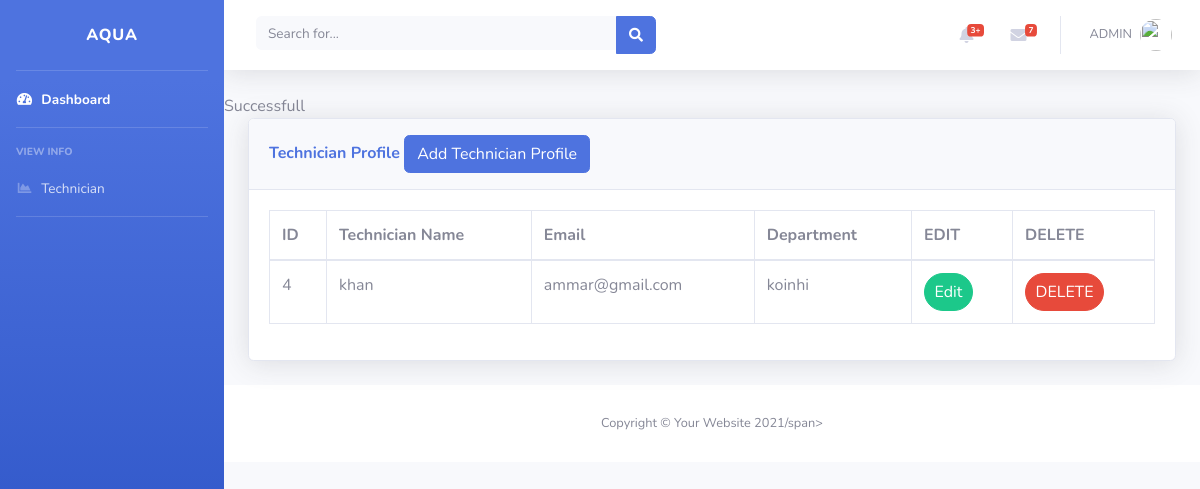
Page /Database_project/register.php on the committed database.
### tables this page shows
CREATE TABLE `staff` (
  `id` int(11) NOT NULL,
  `email` text NOT NULL,
  `pass` text NOT NULL,
  `staff_name` text NOT NULL,
  `department` text NOT NULL
);

### Database_project/register.php (the view, shortened to what this page needs)
<?php
include('includes/header.php');
include('includes/navbar.php');
include('config.php')
?>
<div class="container-fluid">
<div class="card shadow mb-4">
  <div class="card-header py-3">
    <h6 class="m-0 font-weight-bold text-primary">Technician Profile
            <button type="button" class="btn btn-primary" data-toggle="modal" data-target="#addtechnicianprofile">
              Add Technician Profile
            </button>
    </h6>
  </div>
  <div class="card-body">
    <div class="table-responsive">
      <table class="table table-bordered" id="dataTable" width="100%" cellspacing="0">
        <thead>
          <tr>
            <th> ID </th>
            <th> Technician Name </th>
            <th>Email </th>
            <th>Department</th>
            <th>EDIT </th>
            <th>DELETE </th>
          </tr>
        </thead>
        <tbody>
        <?php
$sql = "SELECT * FROM staff";
$result = mysqli_query($conn, $sql);
while ($row = mysqli_fetch_assoc($result)) { ?>
	        <tr>
            <td> <?php echo($row['id']);?> </td>
            <td> <?php echo($row['staff_name']);?></td>
            <td> <?php echo($row['email']);?></td>
            <td><?php echo($row['department']);?> </td>
            <td>
            <a href="register.php?action=edit&id=<?php echo($row['id']);?>"  name="edit_btn" class="btn btn-success badge-pill" > Edit </a>
            </td>
            <td>
            <a href="staff.php?action=delete_staff&id=<?php echo($row['id']);?>"  class="btn btn-danger badge-pill" > DELETE </a>
            </td>
            </tr>
             <?php
}
?>
        </tbody>
      </table>
    </div>
  </div>
</div>
</div>
<?php
include('includes/footer.php');
?>

### rows in the picture
staff: id "4", staff_name "khan", email "ammar@gmail.com", department "koinhi"
